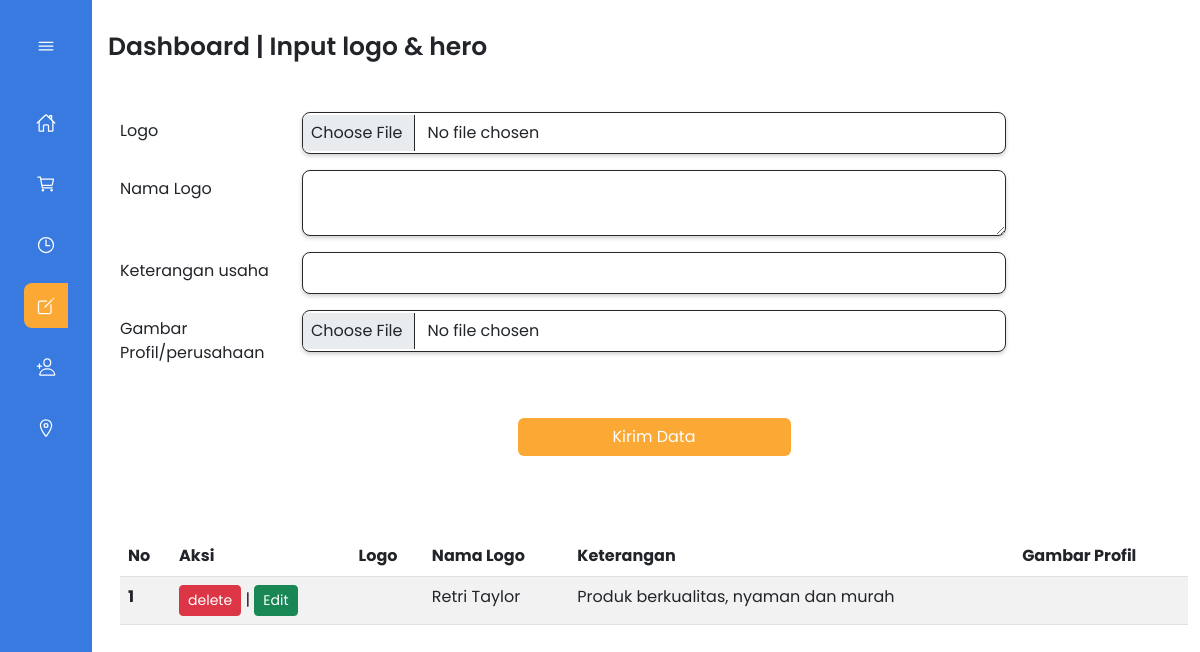
Screenshot of /admin/dashboard-logoDanHero.php (signed in) with the database file from the repository.
### tables this page shows
CREATE TABLE `logo_hero` (
  `id` int NOT NULL,
  `logo` varchar(200) NOT NULL,
  `nama_logo` varchar(200) NOT NULL,
  `ket_company` varchar(200) NOT NULL,
  `gambar_profil` varchar(200) NOT NULL
);

### admin/fungsi.php (called while the page is built, shortened)
<?php
$conn = mysqli_connect("localhost", "root", "", "ndrshoop");
function quer($query)
{
    global $conn;
    $result = mysqli_query($conn, $query);
    $rows = [];
    while ($row = mysqli_fetch_assoc($result)) {
        $rows[] = $row;
    }
    return $rows;
}

### admin/dashboard-logoDanHero.php (the view, shortened to what this page needs)
<?php
require "fungsi.php";
$logoDanHero = quer("SELECT * FROM logo_hero");
?>
<!DOCTYPE html>
<html lang="en">
<head>
    <link href="https://cdn.jsdelivr.net/npm/bootstrap@5.2.3/dist/css/bootstrap.min.css" rel="stylesheet">
    <link rel="stylesheet" href="assets/css/styles.css">
</head>
<body id="body-pd">
    <div class="l-navbar" id="navbar">
        <nav class="nav">
            <div>
                <div class="nav__brand">
                    <ion-icon name="menu-outline" class="nav__toggle" id="nav-toggle"></ion-icon>
                </div>
                <div class="nav__list">
                    <a href="dashboard.php" class="nav__link">
                        <ion-icon name="home-outline" class="nav__icon"></ion-icon>
                    </a>
                    <a href="dashboard-product.php" class="nav__link">
                        <ion-icon name="cart-outline" class="nav__icon"></ion-icon>
                    </a>
                    <a href="dashboard-service.php" class="nav__link">
                        <ion-icon name="time-outline" class="nav__icon"></ion-icon>
                    </a>
                    <a href="#inputService" class="nav__link active">
                        <ion-icon name="create-outline" class="nav__icon"></ion-icon>
                    </a>
                    <a href="dashboard-kontak.php" class="nav__link">
                        <ion-icon name="person-add-outline" class="nav__icon"></ion-icon>
                    </a>
                    <a href="dashboard-alamat.php" class="nav__link">
                        <ion-icon name="location-outline" class="nav__icon"></ion-icon>
                    </a>
                </div>
            </div>
        </nav>
    </div>
    <h1>Dashboard | Input logo & hero</h1>
    <section id="inputService">
        <div class="container">
            <div class="service">
                <form action="" method="post" enctype="multipart/form-data">
                    <div class="mb-3 row">
                        <label for="logo" class="col-sm-2 col-form-label labelKategoriService">Logo</label>
                        <div class="col-sm-8">
                            <input type="file" class="form-control form-sm inputKategoriService" id="logo" name="logo">
                        </div>
                    </div>
                    <div class="mb-3 row">
                        <label for="namaLogo" class="col-sm-2 col-form-label labelKeteranganService">Nama Logo</label>
                        <div class="col-sm-8">
                            <textarea type="text" class="form-control form-sm inputKeteranganService" id="namaLogo" name="nama_logo"></textarea>
                        </div>
                    </div>
                    <div class="mb-3 row">
                        <label for="ketUsaha" class="col-sm-2 col-form-label labelNomorService">Keterangan usaha</label>
                        <div class="col-sm-8">
                            <input type="text" class="form-control form-sm inputNomorService" id="ketUsaha" name="ket_company">
                        </div>
                    </div>
                    <div class="mb-3 row">
                        <label for="gambarProfil" class="col-sm-2 col-form-label labelGambarService">Gambar Profil/perusahaan</label>
                        <div class="col-sm-8">
                            <input type="file" class="form-control form-sm inputGambarService" id="gambarProfil" name="gambar_profil">
                        </div>
                    </div>
                    <div class="mb-3 row d-flex justify-content-center align-items-center">
                        <button type="submit" name="kirimLogo" class="btn col-3">Kirim Data</button>
                    </div>
                </form>
            </div>
        </div>
    </section>
    <section id="formTableService">
        <div class="container">
            <div class="table-service">
                <?php $i = 1; ?>
                <?php foreach ($logoDanHero as $row) : ?>
                    <table class="table table-striped">
                        <thead>
                            <tr>
                                <th scope="col">No</th>
                                <th scope="col">Aksi</th>
                                <th scope="col">Logo</th>
                                <th scope="col">Nama Logo</th>
                                <th scope="col">Keterangan</th>
                                <th scope="col">Gambar Profil</th>
                            </tr>
                        </thead>
                        <tbody>
                            <tr>
                                <th scope="row"><?= $i; ?></th>
                                <td><a class="btn btn-sm btn-danger" href="delete/deleteLogo.php?id=<?= $row['id']; ?>" onclick="return confirm('apakah anda yakin ingin menghapus data ini?')">delete</a> |
                                <a class="btn btn-sm btn-success" href="editLogo.php?id=<?= $row['id']; ?>">Edit</a></td>
                                <td><img src="asset/<?= $row['logo']; ?>" alt="" width="60"></td>
                                <td><?= $row['nama_logo']; ?></td>
                                <td><?= $row['ket_company']; ?></td>
                                <td><img src="asset/<?= $row['gambar_profil']; ?>" alt="" width="100"></td>
                            </tr>
                        </tbody>
                    </table>
                    <?php $i++; ?>
                <?php endforeach; ?>
            </div>
        </div>
    </section>
</body>
</html>

### admin/assets/css/styles.css (style rules this page uses)
:root { --nav-width: 92px; --first-color: #FBA834; --bg-color: #387ADF; --sub-color: #B6CEFC; --white-color: #FFF; --body-font: 'Poppins', sans-serif; --normal-font-size: 1rem; --small-font-size: .875rem; --z-fixed: 100; }
*,::before,::after { box-sizing: border-box; }
body { position: relative; margin: 0; padding: 2rem 0 0 6.75rem; font-family: var(--body-font); font-size: var(--normal-font-size); transition: .5s; }
h1 { margin: 0; font-size: 25px; font-weight: 600; }
a { text-decoration: none; }
.l-navbar { position: fixed; top: 0; left: 0; width: var(--nav-width); height: 100vh; background-color: var(--bg-color); color: var(--white-color); padding: 1.5rem 1.5rem 2rem; transition: .5s; z-index: var(--z-fixed); }
.nav { height: 100%; display: flex; flex-direction: column; justify-content: space-between; overflow: hidden; }
.nav__brand { display: grid; grid-template-columns: max-content max-content; justify-content: space-between; align-items: center; margin-bottom: 2rem; }
.nav__toggle { font-size: 1.25rem; padding: .75rem; cursor: pointer; }
.nav__link { display: grid; grid-template-columns: max-content max-content; align-items: center; column-gap: .75rem; padding: .75rem; color: var(--white-color); border-radius: .5rem; margin-bottom: 1rem; transition: .3s; cursor: pointer; }
.nav__icon { font-size: 1.25rem; }
.active { background-color: var(--first-color); }
#inputService { margin-top: 50px; }
.service .inputKategoriService { border: 0.5px solid #272829; box-shadow: 0 2px 4px rgba(0, 0, 0, 0.2); padding: 8px; border-radius: 8px; }
.service .inputKeteranganService { border: 0.5px solid #272829; box-shadow: 0 2px 4px rgba(0, 0, 0, 0.2); padding: 8px; border-radius: 8px; }
.service .inputNomorService { border: 0.5px solid #272829; box-shadow: 0 2px 4px rgba(0, 0, 0, 0.2); padding: 8px; border-radius: 8px; }
.service .inputGambarService { border: 0.5px solid #272829; box-shadow: 0 2px 4px rgba(0, 0, 0, 0.2); padding: 8px; border-radius: 8px; }
.service .btn { margin-top: 30px; background-color: var(--first-color); color: var(--white-color); }
#formTableService { margin-top: 80px; }

### rows the page displays
logo_hero: nama_logo "Retri Taylor", ket_company "Produk berkualitas, nyaman dan murah"
